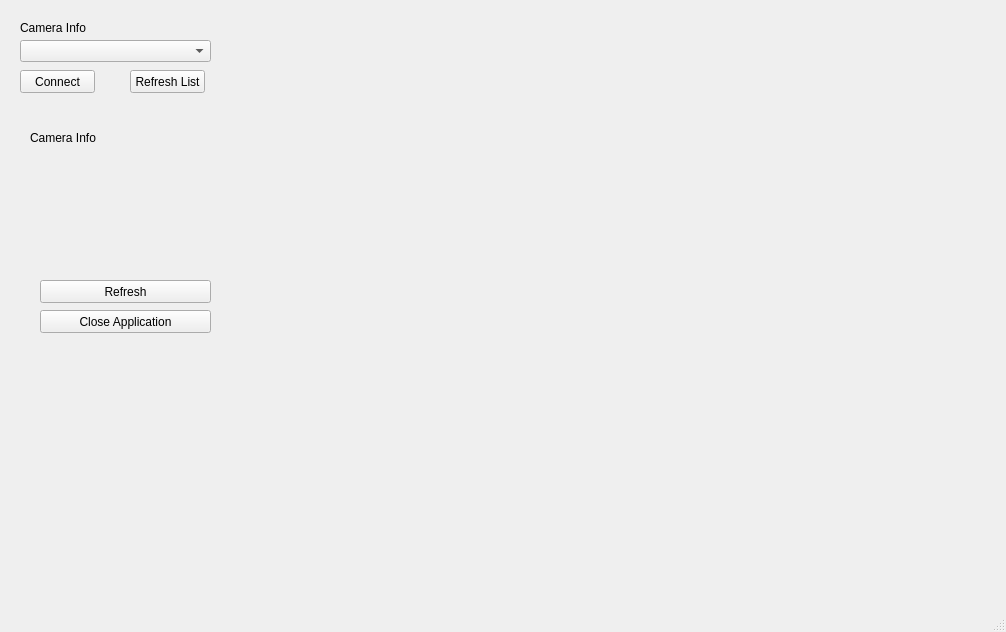
<?xml version="1.0" encoding="UTF-8"?>
<ui version="4.0">
 <class>MainWindow</class>
 <widget class="QMainWindow" name="MainWindow">
  <property name="geometry">
   <rect>
    <x>0</x>
    <y>0</y>
    <width>1006</width>
    <height>632</height>
   </rect>
  </property>
  <property name="windowTitle">
   <string>MainWindow</string>
  </property>
  <widget class="QWidget" name="centralwidget">
   <widget class="QPushButton" name="refreshBt">
    <property name="geometry">
     <rect>
      <x>40</x>
      <y>280</y>
      <width>171</width>
      <height>23</height>
     </rect>
    </property>
    <property name="text">
     <string>Refresh</string>
    </property>
   </widget>
   <widget class="QLabel" name="cameraInfo">
    <property name="geometry">
     <rect>
      <x>20</x>
      <y>20</y>
      <width>131</width>
      <height>16</height>
     </rect>
    </property>
    <property name="text">
     <string>Camera Info</string>
    </property>
   </widget>
   <widget class="QPushButton" name="connectBt">
    <property name="geometry">
     <rect>
      <x>20</x>
      <y>70</y>
      <width>75</width>
      <height>23</height>
     </rect>
    </property>
    <property name="text">
     <string>Connect</string>
    </property>
   </widget>
   <widget class="QComboBox" name="cameraListCombo">
    <property name="geometry">
     <rect>
      <x>20</x>
      <y>40</y>
      <width>191</width>
      <height>22</height>
     </rect>
    </property>
   </widget>
   <widget class="QPushButton" name="refreshListBt">
    <property name="geometry">
     <rect>
      <x>130</x>
      <y>70</y>
      <width>75</width>
      <height>23</height>
     </rect>
    </property>
    <property name="text">
     <string>Refresh List</string>
    </property>
   </widget>
   <widget class="QLabel" name="cameraExposureInfo">
    <property name="geometry">
     <rect>
      <x>30</x>
      <y>130</y>
      <width>131</width>
      <height>16</height>
     </rect>
    </property>
    <property name="text">
     <string>Camera Info</string>
    </property>
   </widget>
   <widget class="QPushButton" name="closeBt">
    <property name="geometry">
     <rect>
      <x>40</x>
      <y>310</y>
      <width>171</width>
      <height>23</height>
     </rect>
    </property>
    <property name="text">
     <string>Close Application</string>
    </property>
   </widget>
   <widget class="QLabel" name="cameraDisplay">
    <property name="geometry">
     <rect>
      <x>260</x>
      <y>50</y>
      <width>711</width>
      <height>521</height>
     </rect>
    </property>
    <property name="text">
     <string/>
    </property>
   </widget>
  </widget>
  <widget class="QMenuBar" name="menubar">
   <property name="geometry">
    <rect>
     <x>0</x>
     <y>0</y>
     <width>1006</width>
     <height>21</height>
    </rect>
   </property>
  </widget>
  <widget class="QStatusBar" name="statusbar"/>
 </widget>
 <resources/>
 <connections/>
</ui>
